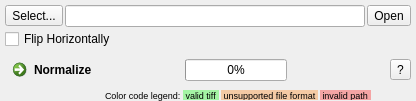
         <widget class="QWidget" name="Normalize">
          <attribute name="title">
           <string>Normalize</string>
          </attribute>
          <layout class="QVBoxLayout" name="verticalLayout_8">
           <property name="spacing">
            <number>2</number>
           </property>
           <property name="leftMargin">
            <number>5</number>
           </property>
           <property name="topMargin">
            <number>5</number>
           </property>
           <property name="rightMargin">
            <number>5</number>
           </property>
           <property name="bottomMargin">
            <number>0</number>
           </property>
           <item>
            <layout class="QHBoxLayout" name="horizontalLayout_15">
             <item>
              <widget class="QToolButton" name="toolButton_NormalizeSelect">
               <property name="text">
                <string>Select...</string>
               </property>
              </widget>
             </item>
             <item>
              <widget class="QLineEditFilePath" name="lineEdit_NormalizePath"/>
             </item>
             <item>
              <widget class="QToolButton" name="toolButton_NormalizeOpen">
               <property name="text">
                <string>Open</string>
               </property>
              </widget>
             </item>
            </layout>
           </item>
           <item>
            <layout class="QHBoxLayout" name="horizontalLayout_19">
             <item>
              <widget class="QCheckBox" name="checkBox_NormalizeFlip">
               <property name="text">
                <string>Flip Horizontally</string>
               </property>
              </widget>
             </item>
             <item>
              <spacer name="horizontalSpacer_51">
               <property name="orientation">
                <enum>Qt::Horizontal</enum>
               </property>
               <property name="sizeHint" stdset="0">
                <size>
                 <width>40</width>
                 <height>20</height>
                </size>
               </property>
              </spacer>
             </item>
            </layout>
           </item>
           <item>
            <spacer name="verticalSpacer_7">
             <property name="orientation">
              <enum>Qt::Vertical</enum>
             </property>
             <property name="sizeHint" stdset="0">
              <size>
               <width>20</width>
               <height>1</height>
              </size>
             </property>
            </spacer>
           </item>
           <item>
            <layout class="QHBoxLayout" name="horizontalLayout_16">
             <item>
              <widget class="QCommandLinkButton" name="commandLinkButton_Normalize">
               <property name="text">
                <string>Normalize</string>
               </property>
              </widget>
             </item>
             <item>
              <spacer name="horizontalSpacer_22">
               <property name="orientation">
                <enum>Qt::Horizontal</enum>
               </property>
               <property name="sizeType">
                <enum>QSizePolicy::Fixed</enum>
               </property>
               <property name="sizeHint" stdset="0">
                <size>
                 <width>10</width>
                 <height>20</height>
                </size>
               </property>
              </spacer>
             </item>
             <item>
              <widget class="QProgressBar" name="progressBar_Normalize">
               <property name="value">
                <number>0</number>
               </property>
              </widget>
             </item>
             <item>
              <spacer name="horizontalSpacer_12">
               <property name="orientation">
                <enum>Qt::Horizontal</enum>
               </property>
               <property name="sizeHint" stdset="0">
                <size>
                 <width>40</width>
                 <height>20</height>
                </size>
               </property>
              </spacer>
             </item>
             <item>
              <widget class="QToolButton" name="toolButton_NormalizeHelp">
               <property name="text">
                <string>?</string>
               </property>
              </widget>
             </item>
            </layout>
           </item>
           <item>
            <layout class="QHBoxLayout" name="horizontalLayout_21">
             <item>
              <spacer name="horizontalSpacer_18">
               <property name="orientation">
                <enum>Qt::Horizontal</enum>
               </property>
               <property name="sizeType">
                <enum>QSizePolicy::Fixed</enum>
               </property>
               <property name="sizeHint" stdset="0">
                <size>
                 <width>100</width>
                 <height>10</height>
                </size>
               </property>
              </spacer>
             </item>
             <item>
              <widget class="QLabel" name="label_24">
               <property name="maximumSize">
                <size>
                 <width>16777215</width>
                 <height>20</height>
                </size>
               </property>
               <property name="font">
                <font>
                 <pointsize>7</pointsize>
                </font>
               </property>
               <property name="text">
                <string>Color code legend:</string>
               </property>
              </widget>
             </item>
             <item>
              <widget class="QLabel" name="label_25">
               <property name="minimumSize">
                <size>
                 <width>0</width>
                 <height>0</height>
                </size>
               </property>
               <property name="maximumSize">
                <size>
                 <width>16777215</width>
                 <height>10</height>
                </size>
               </property>
               <property name="font">
                <font>
                 <pointsize>7</pointsize>
                </font>
               </property>
               <property name="styleSheet">
                <string notr="true">background-color: rgba(0,255,0,80);</string>
               </property>
               <property name="text">
                <string> valid tiff </string>
               </property>
              </widget>
             </item>
             <item>
              <widget class="QLabel" name="label_26">
               <property name="maximumSize">
                <size>
                 <width>16777215</width>
                 <height>10</height>
                </size>
               </property>
               <property name="font">
                <font>
                 <pointsize>7</pointsize>
                </font>
               </property>
               <property name="styleSheet">
                <string notr="true">background-color: rgba(255,120,0,80);</string>
               </property>
               <property name="text">
                <string> unsupported file format </string>
               </property>
              </widget>
             </item>
             <item>
              <widget class="QLabel" name="label_27">
               <property name="minimumSize">
                <size>
                 <width>0</width>
                 <height>0</height>
                </size>
               </property>
               <property name="maximumSize">
                <size>
                 <width>16777215</width>
                 <height>10</height>
                </size>
               </property>
               <property name="font">
                <font>
                 <pointsize>7</pointsize>
                </font>
               </property>
               <property name="styleSheet">
                <string notr="true">background-color: rgba(255,0,0,80);</string>
               </property>
               <property name="text">
                <string> invalid path </string>
               </property>
              </widget>
             </item>
             <item>
              <spacer name="horizontalSpacer_19">
               <property name="orientation">
                <enum>Qt::Horizontal</enum>
               </property>
               <property name="sizeHint" stdset="0">
                <size>
                 <width>40</width>
                 <height>10</height>
                </size>
               </property>
              </spacer>
             </item>
            </layout>
           </item>
          </layout>
         </widget>
